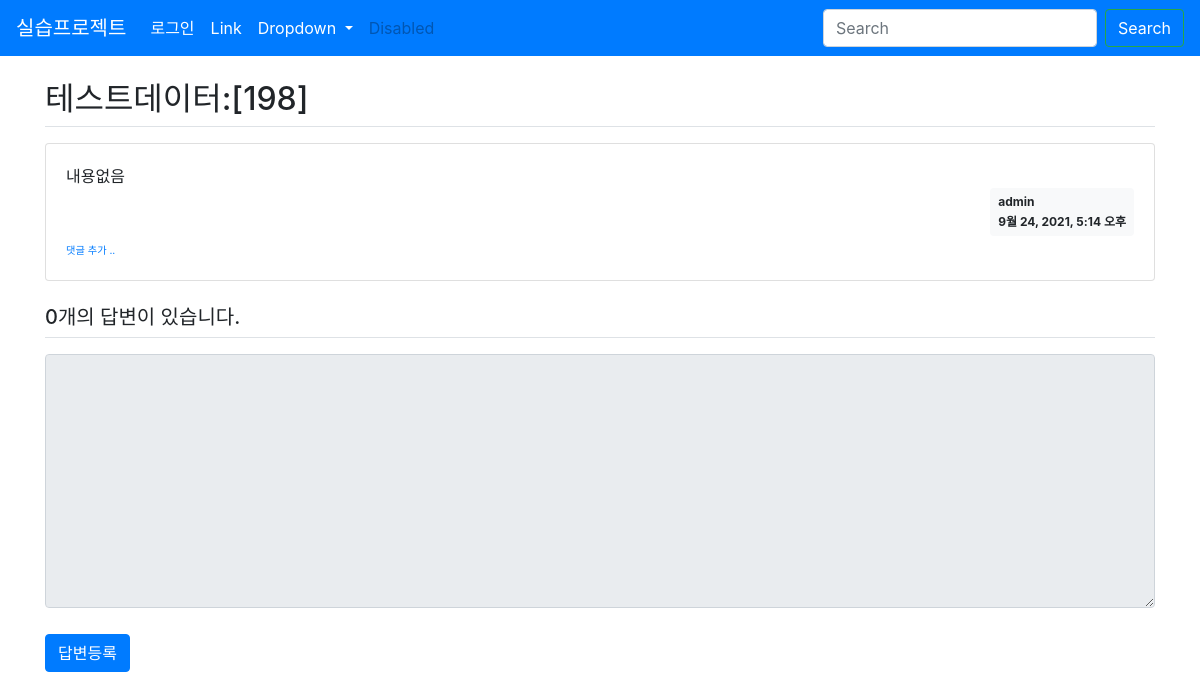
/board/204, run on an earlier commit of the app's database.
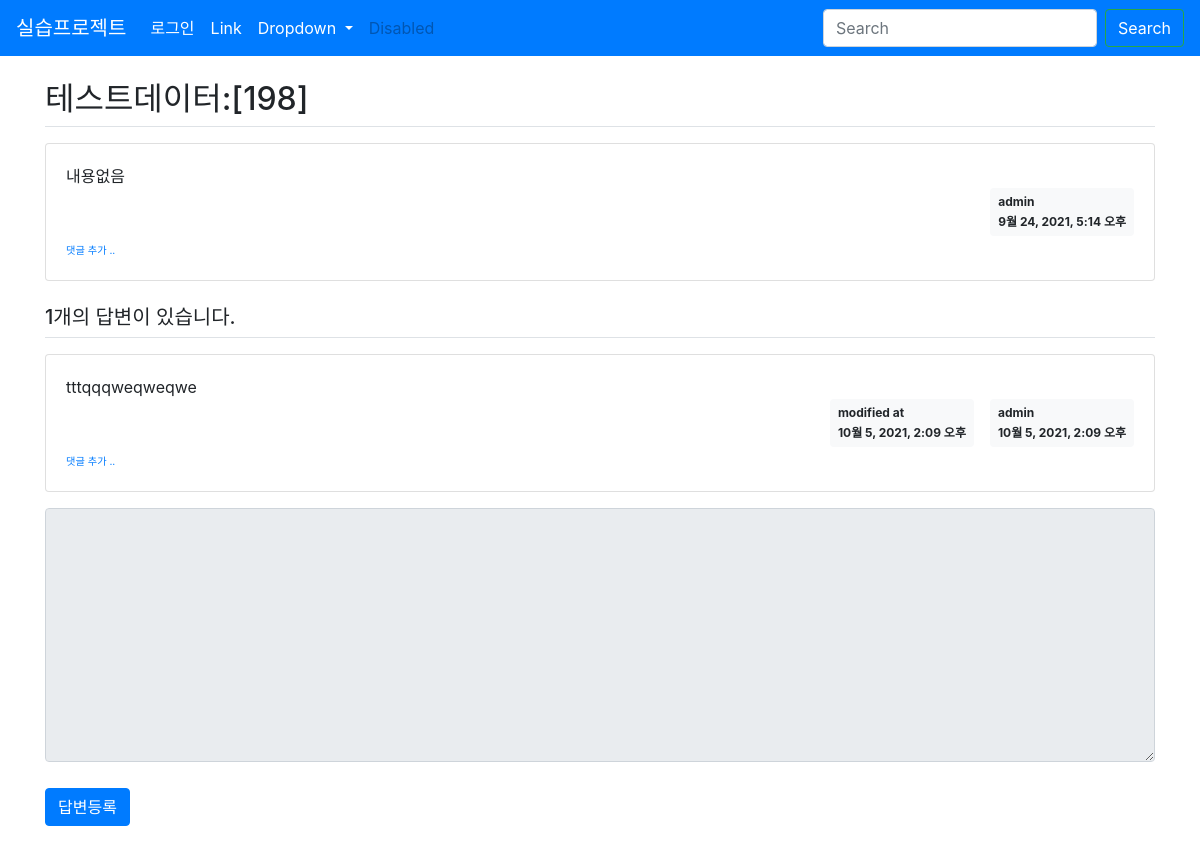
And on a later commit of the database.
### board/models.py (models this page shows, shortened)
class Question(models.Model):
    author = models.ForeignKey(User, on_delete=models.CASCADE)
    subject = models.CharField(max_length=200)
    content = models.TextField()
    create_date = models.DateTimeField()
    modify_date = models.DateTimeField(null=True, blank=True)

class Answer(models.Model):
    author = models.ForeignKey(User, on_delete=models.CASCADE)
    question = models.ForeignKey(Question, on_delete=models.CASCADE)
    content = models.TextField()
    create_date = models.DateTimeField()
    modify_date = models.DateTimeField(null=True, blank=True)

### board/views.py (the view)
# urls.py: path('<int:question_id>', views.detail, name='detail'),
def detail(request, question_id):
    question = Question.objects.get(id=question_id)
    return render(request, 'question_detail.html', {'question': question})

### templates/question_detail.html (shortened to what this page needs)
{% extends 'base.html' %}
{% block content %}
<div class="container my-3">
    <h2 class="border-bottom py-2">{{ question.subject }}</h2>
    <div class="card my-3">
        <div class="card-body">
            <div class="card-text" style="white-space: pre-line;">{{ question.content }}</div>
            <div class="d-flex justify-content-end">
                <div class="badge badge-light p-2 text-left">
                    <div class="mb-2">{{ question.author.username }}</div>
                    <div>{{ question.create_date }}</div>
                </div>
            </div>
            <div>
                <a href="{% url 'board:comment_create_question' question.id  %}"
                   class="small"><small>댓글 추가 ..</small></a>
            </div>
        </div>
    </div>
    <h5 class="border-bottom my-3 py-2">{{question.answer_set.count}}개의 답변이 있습니다.</h5>
    {% for answer in question.answer_set.all %}
    <div class="card my-3">
        <div class="card-body">
            <div class="card-text" style="white-space: pre-line;">{{ answer.content }}</div>
            <div class="d-flex justify-content-end">
                {% if answer.modify_date %}
                <div class="badge badge-light p-2 text-left mx-3">
                    <div class="mb-2">modified at</div>
                    <div>{{ answer.modify_date }}</div>
                </div>
                {% endif %}
                <div class="badge badge-light p-2 text-left">
                    <div class="mb-2">{{ answer.author.username }}</div>
                    <div>{{ answer.create_date }}</div>
                </div>
            </div>
            <div>
                <a href="{% url 'board:comment_create_answer' answer.id  %}"
                   class="small"><small>댓글 추가 ..</small></a>
            </div>
        </div>
    </div>
    {% endfor %}
    <form action="{% url 'board:answer_create' question.id %}" method="post" class="my-3">
        <div class="form-group">
            <textarea {% if not user.is_authenticated %}disabled{% endif %}
              name="content" id="content" class="form-control" rows="10"></textarea>
        </div>
        <input type="submit" value="답변등록" class="btn btn-primary">
    </form>
</div>
{% endblock %}

What changed in the data, as far as the page shows it:
computed for Question "테스트데이터:[198]": answer_set.count "0" → "1"
added Answer: content "tttqqqweqweqwe", modify_date "10월 5, 2021, 2:09 오후", author.username "admin", create_date "10월 5, 2021, 2:09 오후"
